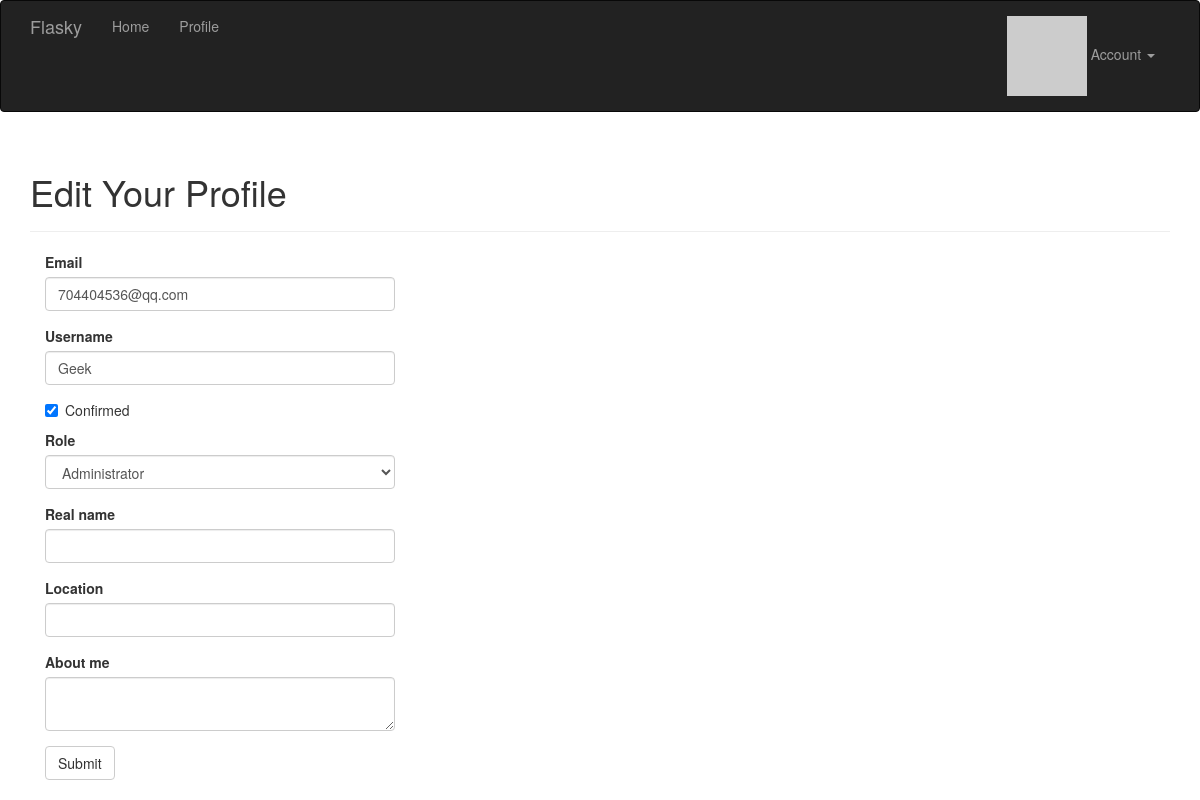
/edit-profile/1 (signed in), run on the app's committed database.
### app/models.py (models this page shows, shortened)
class User(UserMixin,db.Model):
    __tablename__ = 'users'
    id = db.Column(db.Integer, primary_key=True)
    username = db.Column(db.String(64), unique=True, index=True)
    role_id = db.Column(db.Integer, db.ForeignKey('roles.id'))
    email = db.Column(db.String(64), unique=True, index=True)
    password_hash = db.Column(db.String(128))
    confirmed = db.Column(db.Boolean, default=False)#可由confirm()函数决定
    name = db.Column(db.String(64))
    location = db.Column(db.String(64))
    about_me = db.Column(db.Text())#text没有长度限制
    member_since = db.Column(db.DateTime(), default=datetime.utcnow)
    last_seen = db.Column(db.DateTime(), default=datetime.utcnow)#由ping()函数不断刷新
    avatar_hash = db.Column(db.String(32))#储存md5散列值
    posts = db.relationship('Post', backref='author', lazy='dynamic')
    followed = db.relationship('Follow',#没看懂这个是怎么实现的
                               foreign_keys=[Follow.follower_id],
                               backref=db.backref('follower', lazy='joined'),
                               lazy='dynamic',
                               cascade='all, delete-orphan')
    followers = db.relationship('Follow',
                                foreign_keys=[Follow.followed_id],
                                backref=db.backref('followed', lazy='joined'),
                                lazy='dynamic',
                                cascade='all, delete-orphan')
    @property
    def password(self):#生成的散列值无法还原密码
        raise AttributeError('password is not a readable attribute')
    def can(self, perm):
        return self.role is not None and self.role.has_permission(perm)
    def ping(self):#用户一登录就会调用，更新时间
        self.last_seen = datetime.utcnow()
        db.session.add(self)
    def gravatar(self, size=100, default='monsterid', rating='g'):
        url = 'https://secure.gravatar.com/avatar'
        hash = hashlib.md5(self.email.lower().encode('utf-8')).hexdigest()#并不懂为什么要这么写？生成md5散列值？
        return '{url}/{hash}?s={size}&d={default}&r={rating}'.format(
            url=url, hash=hash, size=size, default=default, rating=rating)

### app/main/views.py (the view, shortened to what this page needs)
@main.route('/edit-profile/<int:id>', methods=['GET', 'POST'])
@login_required
@admin_required
def edit_profile_admin(id):
    user = User.query.get_or_404(id)
    form = EditProfileAdminForm(user=user)
    form.email.data = user.email
    form.username.data = user.username
    form.confirmed.data = user.confirmed
    form.role.data = user.role_id
    form.name.data = user.name
    form.location.data = user.location
    form.about_me.data = user.about_me
    return render_template('edit_profile.html', form=form, user=user)

### app/main/forms.py (shortened to what this page needs)
class EditProfileAdminForm(FlaskForm):
    email = StringField('Email', validators=[DataRequired(), Length(1, 64),
                                             Email()])
    username = StringField('Username', validators=[
        DataRequired(), Length(1, 64),
        Regexp('^[A-Za-z][A-Za-z0-9_.]*$', 0,
               'Usernames must have only letters, numbers, dots or '
               'underscores')])
    confirmed = BooleanField('Confirmed')
    role = SelectField('Role', coerce=int)
    name = StringField('Real name', validators=[Length(0, 64)])
    location = StringField('Location', validators=[Length(0, 64)])
    about_me = TextAreaField('About me')
    submit = SubmitField('Submit')
    def __init__(self, user, *args, **kwargs):#不懂有什么用
        super(EditProfileAdminForm, self).__init__(*args, **kwargs)
        self.role.choices = [(role.id, role.name)
                             for role in Role.query.order_by(Role.name).all()]
        self.user = user

### app/auth/views.py (called while the page is built)
@auth.before_app_request#调用视图函数前调用，拦截不必要的请求
def before_request():
    if current_user.is_authenticated:
        current_user.ping()#收到用户登录请求时刷新时间
        if not current_user.confirmed \
                and request.endpoint \
                and request.blueprint != 'auth' \
                and request.endpoint != 'static':
            return redirect(url_for('auth.unconfirmed'))

### app/main/__init__.py (called while the page is built)
@main.app_context_processor#全局作用，但是不知道作用是什么
def inject_permissions():
    return dict(Permission=Permission)

### app/models.py (called while the page is built)
@login_manager.user_loader#加载用户的回调函数
def load_user(user_id):
    return User.query.get(int(user_id))#接收以Unicode字符串形式表示的用户标识符，返回用户对象或者None

    def has_permission(self, perm):
        return self.permissions & perm == perm

### app/templates/edit_profile.html (shortened to what this page needs)
{% extends "base.html" %}
{% import "bootstrap/wtf.html" as wtf %}
{% block page_content %}
<div class="page-header">
    <h1>Edit Your Profile</h1>
</div>
<div class="col-md-4">
    {{ wtf.quick_form(form) }}
</div>
{% endblock %}

### data on the page
User: email "704404536@qq.com", username "Geek", confirmed "☑", role "Administrator"
